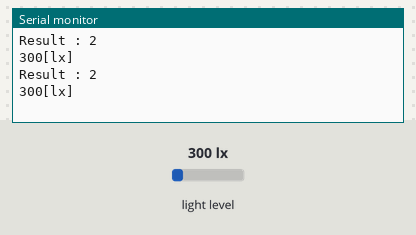
The sketch below on a simulated Arduino Uno, built with avr-gcc and run on an emulated ATmega328P. Parts: the last lines printed to the serial monitor. Wiring (inferred from the names in the program): BH1750 light sensor at I2C address 0x23. Inputs (shaded band) come from the test bench; at power-on: light level 300 lx.

Above: at 2.9 s.
3.0 s: light level set to 40 lx
At 4.2 s:
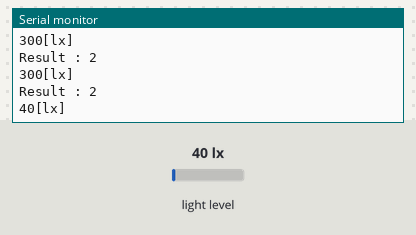
4.7 s: light level set to 500 lx
At 6.5 s:
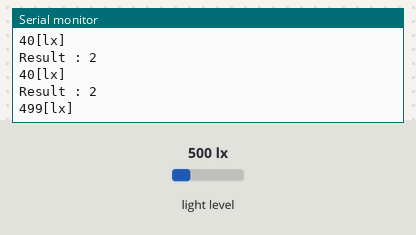
Timing chart, 0 to 8.0 s (numbered marks = the images above; inputs shaded):
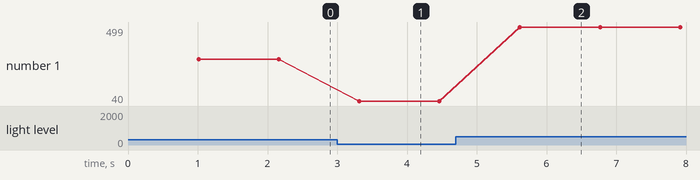

The sketch:

light.ino.ino.ino
```cpp
#include <Wire.h> //IIC库

#include <math.h>

int BH1750address = 0x23;//芯片地址为16位23

byte buff[2];

void setup()

{


  Serial.begin(9600);
  Wire.begin();

}


void loop()

{

 int i;

 uint16_t val=0;

 BH1750_Init(BH1750address);

 delay(1000);
 int result = BH1750_Read(BH1750address);
 Serial.print("Result : ");
 Serial.print(result);
 Serial.print("\n");
 if(2==result)

  {

   val=((buff[0]<<8)|buff[1])/1.2;

   Serial.print(val,DEC);

   Serial.println("[lx]");

  }
        delay(150);

}


int BH1750_Read(int address) //

{

  int i=0;

  Wire.beginTransmission(address);

  Wire.requestFrom(address, 2);

  while(Wire.available()) //

  {

    buff[i] = Wire.read();  // read one byte

    i++;

  }

  Wire.endTransmission();

  return i;

}


void BH1750_Init(int address)

{

  Wire.beginTransmission(address);

  Wire.write(0x10);//1lx reolution 120ms

  Wire.endTransmission();

}
```

Measured:
- after the input at 3.0 s, the serial monitor: prints a new line after 0.31 s (image 1)
- after the input at 4.7 s, the serial monitor: prints a new line after 0.92 s (image 2)
- plotted number 1: 300 → 40 after the input at 3.0 s, 40 → 499 after the input at 4.7 s
